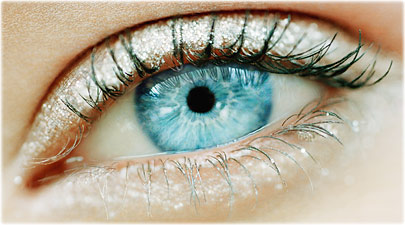
//> input picture Day1/Display/Data/blueye.jpg, 405 x 225 px, given in place of the camera
$ ./videocap   (built with g++ and OpenCV 4)
//> lines starting //> are read from the running program, lines starting //| are printed output that depends on the picture; after the words box and inside, x2 and y2 are one past the last pixel; in counts of white or black regions, pixels touching at a corner belong together
#include <iostream>
#include <stdio.h>
#include <opencv2/opencv.hpp> //OpenCV libraries
#include <opencv/cv.h>
#include <time.h>


using namespace std;
using namespace cv;

char key;
int main()
{
int x;
int y;
double area; //area of contour
int redmax=80; //thresholds for each channel
int redmin=35;
int greenmax=80;
int greenmin=35;
int bluemax=90;
int bluemin=50;
int isColor = 1;
int fps     = 25;  // or 30
int frameW  = 320; // 744 for firewire cameras
int frameH  = 240;
CvSize size;

size.width = frameW;
size.height = frameH;
VideoWriter video("Video.avi",-1,fps,size);

namedWindow("Camera_Output", 1); //Create window
VideoCapture capture(1); //Capture using any camera connected to your system
float t0=clock(); //measuring time
float t1=0;
Mat image; //input image matrix
float radius=0;
while(1)
{ //Create infinte loop for live streaming
	capture>>image; //Create image frames from capture
//> image is the input picture: 225 rows x 405 cols, CV_8UC3; mean B, G, R 150.1, 169.2, 176.9
	Mat output = Mat::zeros(image.size(),CV_8UC1);
	std::vector<std::vector<cv::Point> > contours;
	//Thresholding the RGB image and converting into binary image

	for(y=0;y<image.rows;y++)
	{
		for(x=0;x<image.cols;x++)
		{
			if(((int)image.at<Vec3b>(y,x)[0]>0)&&((int)image.at<Vec3b>(y,x)[0]<20)&&((int)image.at<Vec3b>(y,x)[1]>0)&&((int)image.at<Vec3b>(y,x)[1]<20)&&((int)image.at<Vec3b>(y,x)[2]>0)&&((int)image.at<Vec3b>(y,x)[2]<20))
			{
				output.at<uchar>(y,x)=255;
			}
		}
	}
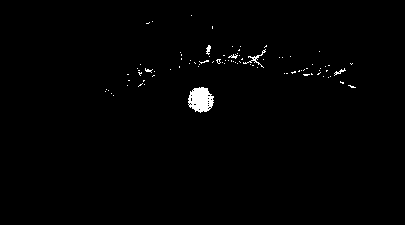
//> output: 225 rows x 405 cols, CV_8UC1; 0.93% white; 88 white regions (83 under 20 px), largest, box (x1, y1, x2, y2) and area: (188, 87, 214, 113) 481, (243, 49, 266, 68) 73, (206, 45, 211, 55) 30, (334, 68, 346, 76) 29, (228, 54, 238, 59) 22

//Dilation
Mat element=getStructuringElement( MORPH_RECT,Size(9,9),Point (5,5)); //defining structuring element for direction
dilate (output, output, element);
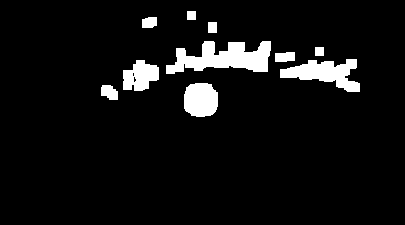
//> output: 225 rows x 405 cols, CV_8UC1; 6.6% white; 10 white regions

//Contour Detection
findContours(output.clone(), contours, RETR_EXTERNAL, CHAIN_APPROX_NONE); //find contours
//> contours = 10 contours; largest, box (x1, y1, x2, y2) and area: (166, 41, 271, 74) 1916, (280, 59, 360, 92) 1266, (184, 83, 218, 117) 939, (123, 60, 159, 91) 734, (101, 85, 118, 100) 171
cv::drawContours(output, contours, -1, Scalar(255,255,255), -1); //detecting contours
//> output: 225 rows x 405 cols, CV_8UC1; 6.6% white; 10 white regions, largest, box (x1, y1, x2, y2) and area: (166, 41, 271, 74) 2083, (280, 59, 360, 92) 1387, (184, 83, 218, 117) 994
	for (int i = 0; i < contours.size(); i++)
	{
    area = cv::contourArea(contours[i]);    //area of contours
    cv::Rect rect = cv::boundingRect(contours[i]);  //creating bounding box for contour
    radius = rect.width/2;                     //radius of circle
    	if (area >= 400 && std::abs(1 - ((double)rect.width / (double)rect.height)) <= 0.15)
        //std::abs(1 - (area / (CV_PI * std::pow(radius, 2)))) <= 0.2)
    	{ //selecting contours based on area and height-width ratio of bounding box
        cv::circle(image, cv::Point(rect.x + radius, rect.y + radius), radius, Scalar(0,0,255), 2); //impose circle of the found radius over the contour
    	}
	}
//> this loop made 10 passes
//> (area, rect, radius) on passes 1 to 10: (171, Rect(101, 85, 17, 15), 8), (939, Rect(184, 83, 34, 34), 17), (734.5, Rect(123, 60, 36, 31), 18), (1266.5, Rect(280, 59, 80, 33), 40), (153, Rect(275, 52, 20, 10), 10), (64, Rect(315, 47, 9, 9), 4), (1916, Rect(166, 41, 105, 33), 52), (80, Rect(208, 22, 9, 11), 4), (126, Rect(142, 17, 15, 11), 7), (64, Rect(187, 11, 9, 9), 4)
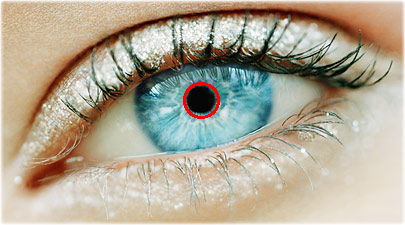
//> image: 225 rows x 405 cols, CV_8UC3; 0.37% of pixels changed, all inside (x1, y1, x2, y2) = (183, 82, 220, 119)
namedWindow("Input",2);
imshow("Input",image); //BGR image
namedWindow("output",2);
imshow("output",output);  //Show image frames on created window
t1=clock()-t0; //measuring time
cout<<t1/100000;
cout<<"\n";
video.write(output);
key = waitKey(10); //Capture Keyboard stroke
//> the Esc key is pressed
	if (char(key) == 27)
	{
		break; //If you hit ESC key loop will break.
	}
}

return 0;
}
